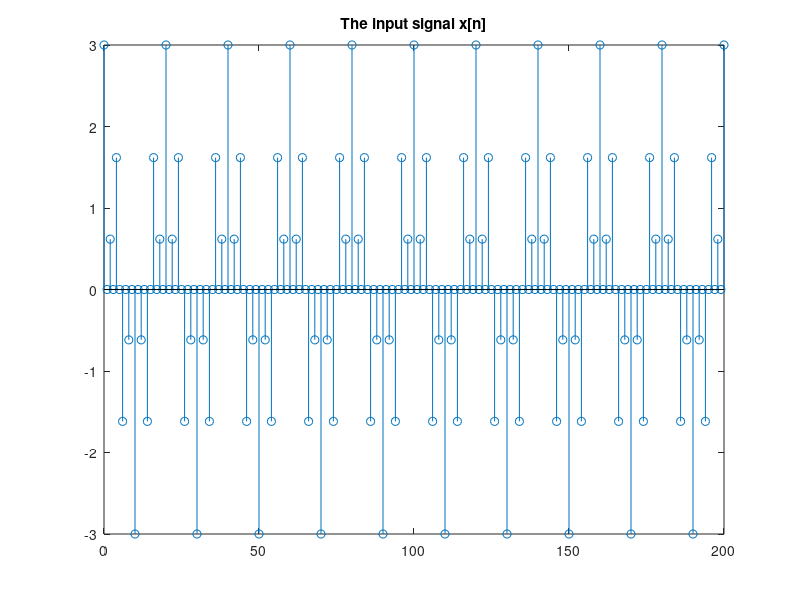
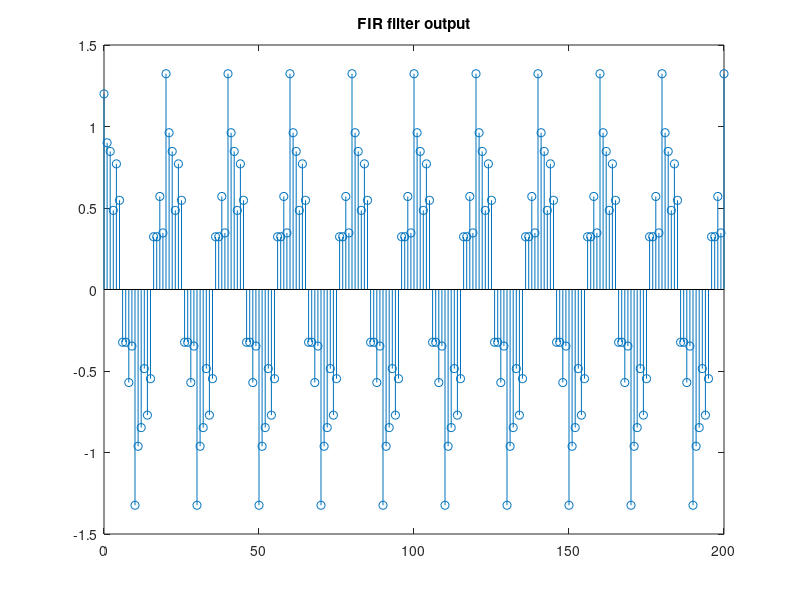
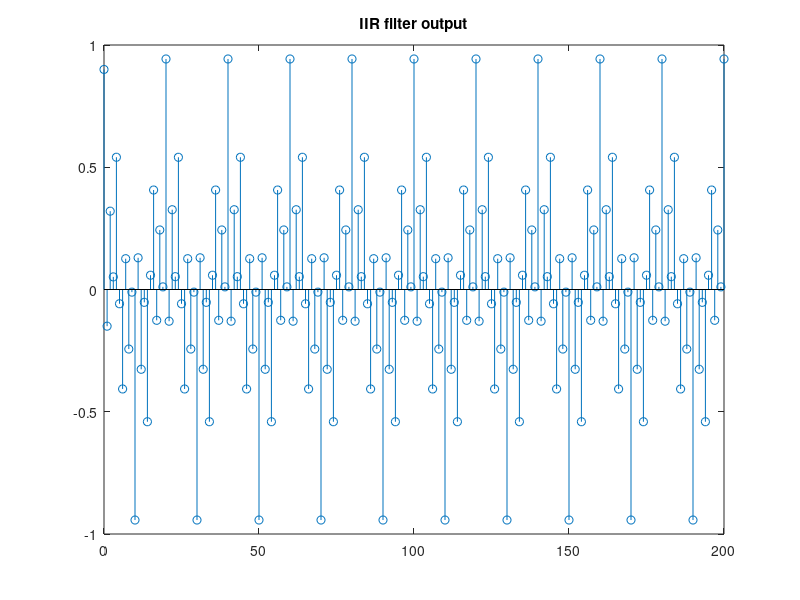
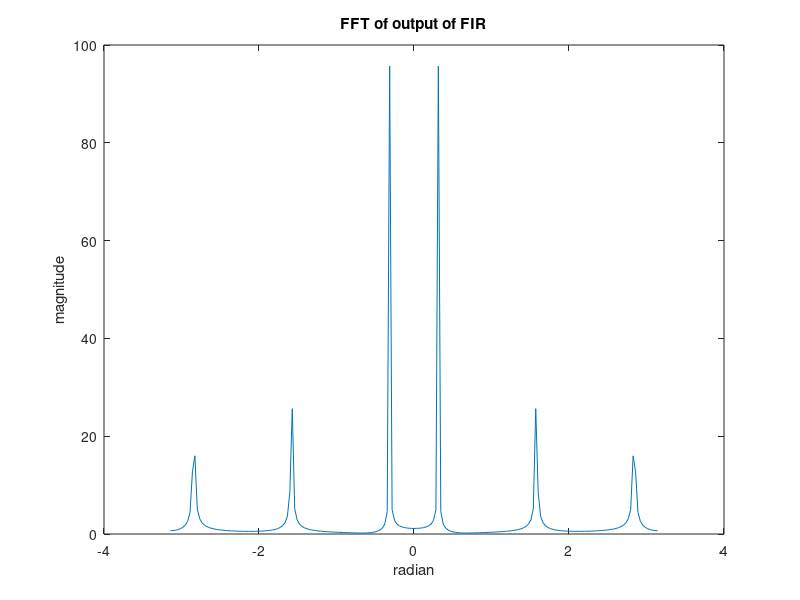

Recreate these plots in MATLAB, in order.
close all, clear all, clc;



n = [0:1:200];
X = cos((0.1)*pi*n) + cos((0.5)*pi*n) + cos((0.9)*pi*n);

%FIR Filter
A = 1;
B = [0.4 0.3 0.2 0.1 ];
y1  = filter(B,A,X);

figure(1);
stem(n,X);
title('The input signal x[n]');
figure(2);
stem(n,y1);
title('FIR filter output');

%IIR Filter
B2 = [0.3 -0.2 0.1];
A2 = [1 -0.5 0.1];
y2 = filter(B2,A2,X);

figure(3);
stem(n,y2);
title('IIR filter output');

figure(4);
ft1 = fftshift(fft(y1));
plot([-pi:pi/100:pi],abs(ft1))
title('FFT of output of FIR');
xlabel('radian');
ylabel('magnitude');

figure(5);
ft2 = fftshift(fft(y2));
plot([-pi:pi/100:pi],abs(ft2))
title('FFT of output of IIR');
xlabel('radian');
ylabel('magnitude');

%impulse = zeros(1,101);
%impulse(51) = 1;
% t = (-1:0.01:1)';
% impulse = t==0;

figure(6);
impulse = impz(B,A,50);
stem(impulse,'o')
title('Impluse response of FIR');

figure(7);
impulse2 = impz(B2,A2,50);
stem(impulse2,'o');
title('Impluse response of IIR');

figure(8);
fft_im1 = fftshift(fft(impulse));
plot([-pi:pi/25:pi-pi/25],abs(fft_im1));
%plot(abs(fft_im1));
title('FFT of the Impluse response FIR');
xlabel('radian');
ylabel('magnitude');

figure(9);
fft_im2 = fftshift(fft(impulse2));
plot([-pi:pi/25:pi-pi/25],abs(fft_im2));
title('FFT of the Impluse response IIR');
xlabel('radian');
ylabel('magnitude');
t = [0:1/1e3:2];
chirp = chirp(t,0,2,1000);
%chirp = dsp.chirp;
figure();
chirp1_out = filter(B,A,chirp);
chirp2_out = filter(B2,A2,chirp);
subplot(1,3,1);
plot(chirp);
title('The input chirp funtion');
subplot(1,3,2);
plot(chirp1_out);
title('The output of FIR');
subplot(1,3,3);
plot(chirp2_out);
title('The output of IIR');


figure;
ftX = fftshift(fft(X));
plot([-pi:pi/100:pi],abs(ftX))
title('FFT of x[n]');
xlabel('radian');
ylabel('magnitude');

